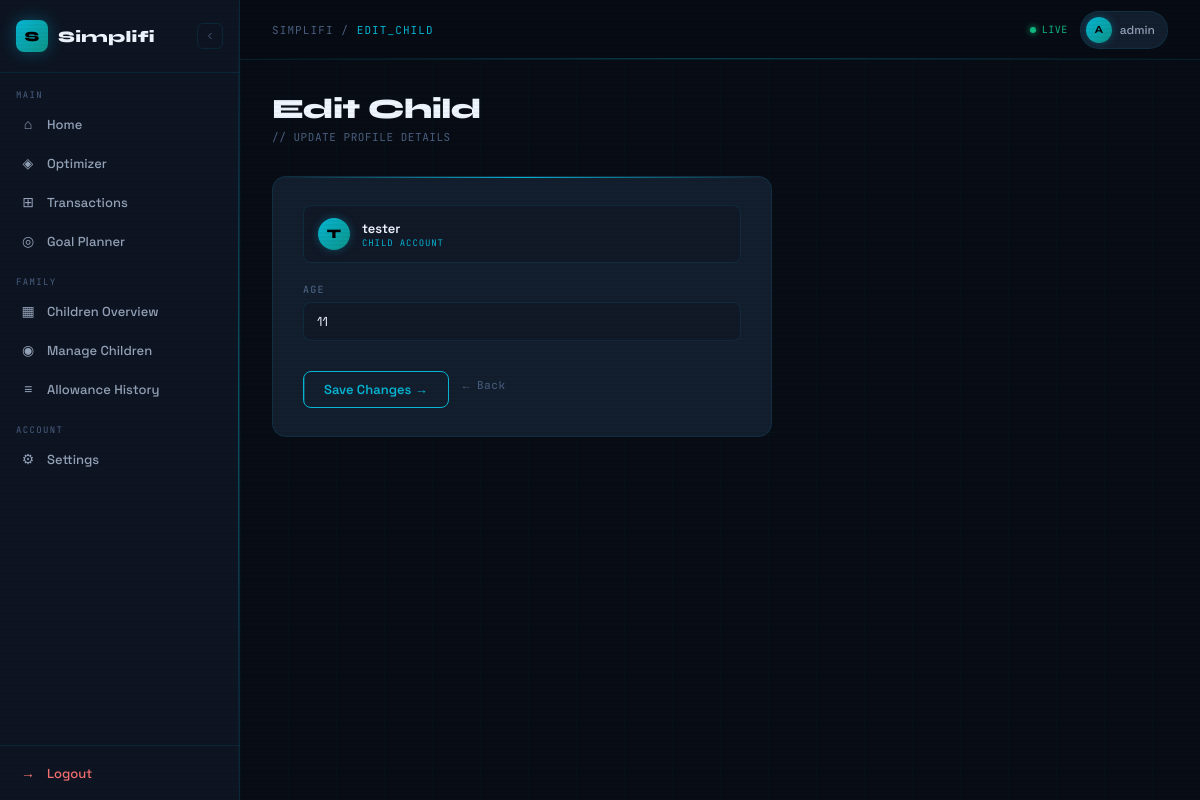
The page /children/edit/1/ (signed in) on the database its author committed.
### accounts/models.py (models this page shows, shortened)
class User(AbstractUser):
    ROLE_CHOICES = (
        ("parent", "Parent"),
        ("child", "Child"),
    )
    role = models.CharField(
        max_length=20,
        choices=ROLE_CHOICES,
        default="parent"
    )
    phone = models.CharField(max_length=15, blank=True)
    income_range = models.CharField(
        max_length=50,
        choices=[
            ('<5L', 'Below 5L'),
            ('5-10L', '5–10L'),
            ('10-25L', '10–25L'),
            ('25L+', '25L+'),
        ],
        blank=True
    )

### children/models.py (models this page shows, shortened)
class ChildProfile(models.Model):
    parent = models.ForeignKey(
        User,
        on_delete=models.CASCADE,
        related_name="children"
    )
    child_user = models.OneToOneField(
        User,
        on_delete=models.CASCADE,
        related_name="child_profile"
    )
    age = models.IntegerField(null=True, blank=True)
    created_at = models.DateTimeField(auto_now_add=True)
    is_active = models.BooleanField(default=True)

### children/views.py (the view)
# urls.py: path("edit/<int:child_id>/", views.edit_child, name="edit_child"),
@login_required
def edit_child(request, child_id):
    child = get_object_or_404(
        ChildProfile,
        id=child_id,
        parent=request.user
    )
    if request.method == "POST":
        age = request.POST.get("age")
        child.age = age
        child.save()
        return redirect("children_list")
    return render(
        request,
        "children/edit_child.html",
        {"child": child}
    )

### children/templates/children/edit_child.html (shortened to what this page needs)
{% extends "accounts/dashboard.html" %}
{% block content %}
<div class="page-header">
  <div>
    <div class="page-title">Edit Child</div>
    <div class="page-subtitle">// UPDATE PROFILE DETAILS</div>
  </div>
</div>
<div class="simple-form-wrap">
  <div class="simple-card">
    <div class="child-id-row">
      <div class="child-id-avatar">{{ child.child_user.username|first|upper }}</div>
      <div>
        <div class="child-id-name">{{ child.child_user.username }}</div>
        <div class="child-id-sub">Child Account</div>
      </div>
    </div>
    <form method="POST">
      <div class="field-group">
        <label>Age</label>
        <input type="number" name="age" value="{{ child.age }}" min="1" max="25">
      </div>
      <div class="form-actions">
        <button type="submit" class="submit-btn"><span>Save Changes →</span></button>
        <a href="{% url 'children_list' %}" class="btn-back">← Back</a>
      </div>
    </form>
  </div>
</div>
{% endblock %}

### accounts/templates/accounts/dashboard.html (shortened to what this page needs)
{% load static %}
<!DOCTYPE html>
<html lang="en">
<head>
</head>
<body>
<div class="shell">
  <aside class="sidebar" id="sidebar">
    <div class="sidebar-logo">
      <div class="logo-mark" onclick="toggleSidebar()">S</div>
      <span class="logo-text">Simplifi</span>
      <button class="toggle-btn" onclick="toggleSidebar()" title="Collapse">
        <svg width="12" height="12" fill="none" stroke="currentColor" stroke-width="2" viewBox="0 0 24 24">
          <path d="M15 18l-6-6 6-6"/>
        </svg>
      </button>
    </div>
    <nav>
      {% if request.user.role == "parent" %}
        <div class="nav-section-label">Main</div>
        <a href="{% url 'dashboard_home' %}" class="nav-link {% if request.resolver_match.url_name == 'dashboard_home' %}active{% endif %}">
          <span class="nav-icon">⌂</span>
          <span class="nav-label">Home</span>
        </a>
        <a href="{% url 'finance_overview' %}" class="nav-link {% if request.resolver_match.url_name == 'finance_overview' %}active{% endif %}">
          <span class="nav-icon">◈</span>
          <span class="nav-label">Optimizer</span>
        </a>
        <a href="{% url 'transactions' %}" class="nav-link {% if request.resolver_match.url_name == 'transactions' %}active{% endif %}">
          <span class="nav-icon">⊞</span>
          <span class="nav-label">Transactions</span>
        </a>
        <a href="{% url 'goal_dashboard' %}" class="nav-link {% if request.resolver_match.url_name == 'goal_dashboard' %}active{% endif %}">
          <span class="nav-icon">◎</span>
          <span class="nav-label">Goal Planner</span>
        </a>
        <div class="nav-section-label" style="margin-top:8px;">Family</div>
        <a href="{% url 'parent_children_dashboard' %}" class="nav-link">
          <span class="nav-icon">▦</span>
          <span class="nav-label">Children Overview</span>
        </a>
        <a href="{% url 'children_list' %}" class="nav-link {% if request.resolver_match.url_name == 'children_list' %}active{% endif %}">
          <span class="nav-icon">◉</span>
          <span class="nav-label">Manage Children</span>
        </a>
        <a href="{% url 'allowance_history' %}" class="nav-link">
          <span class="nav-icon">≡</span>
          <span class="nav-label">Allowance History</span>
        </a>
        <div class="nav-section-label" style="margin-top:8px;">Account</div>
        <a href="{% url 'settings_page' %}" class="nav-link {% if request.resolver_match.url_name == 'settings_page' %}active{% endif %}">
          <span class="nav-icon">⚙</span>
          <span class="nav-label">Settings</span>
        </a>
      {% endif %}
    </nav>
    <div class="sidebar-footer">
      <a href="{% url 'logout' %}" class="logout-link">
        <span class="nav-icon">→</span>
        <span class="logout-label">Logout</span>
      </a>
    </div>
  </aside>
  <div class="main" id="main">
    <div class="topbar">
      <div class="topbar-left">
        <div class="topbar-title">
          SIMPLIFI / <span>{{ request.resolver_match.url_name|upper|default:"DASHBOARD" }}</span>
        </div>
      </div>
      <div class="topbar-right">
        <div class="live-dot">
          <div class="live-pulse"></div>
          LIVE
        </div>
        <div class="user-chip">
          <div class="user-avatar">{{ request.user.username|first|upper }}</div>
          {{ request.user.username }}
        </div>
      </div>
    </div>
    <div class="content-area">
      {% block content %}{% endblock %}
    </div>
  </div>
</div>
</body>
</html>

### children/templates/children/edit_child.html (style rules this page uses)
.simple-form-wrap { max-width: 500px; }
.simple-card { background: var(--surface); border: 1px solid var(--border); border-radius: 14px; padding: 28px 30px; position: relative; overflow: hidden; animation: cardIn 0.5s cubic-bezier(0.16,1,0.3,1) 0.05s both; }
.simple-card::before { content: ''; position: absolute; top: 0; left: 0; right: 0; height: 1px; background: linear-gradient(90deg, transparent, var(--cyan), transparent); }
.child-id-row { display: flex; align-items: center; gap: 12px; padding: 12px 14px; background: var(--bg-3); border: 1px solid var(--border); border-radius: 8px; margin-bottom: 20px; }
.child-id-avatar { width: 32px; height: 32px; border-radius: 50%; background: linear-gradient(135deg, var(--cyan), var(--teal)); display: flex; align-items: center; justify-content: center; font-family: 'Syne', sans-serif; font-weight: 800; font-size: 13px; color: #000; box-shadow: 0 0 8px var(--cyan-glow); flex-shrink: 0; }
.child-id-name { font-size: 13px; font-weight: 600; color: var(--ink); }
.child-id-sub { font-family: 'JetBrains Mono', monospace; font-size: 9px; color: var(--cyan); letter-spacing: 0.1em; text-transform: uppercase; }
.field-group { margin-bottom: 16px; }
.field-group label { display: block; font-family: 'JetBrains Mono', monospace; font-size: 10px; font-weight: 500; text-transform: uppercase; letter-spacing: 0.12em; color: var(--ink-3); margin-bottom: 6px; }
.field-group input { width: 100%; padding: 10px 13px; border: 1px solid var(--border); border-radius: 8px; font-family: 'Space Grotesk', sans-serif; font-size: 13px; color: var(--ink); background: var(--bg-3); outline: none; transition: border-color 0.2s, box-shadow 0.2s; }
.form-actions { display: flex; align-items: center; gap: 14px; margin-top: 20px; }
.btn-back { font-family: 'JetBrains Mono', monospace; font-size: 11px; color: var(--ink-3); text-decoration: none; letter-spacing: 0.05em; transition: color 0.2s; }

### rows shown on the page
User: user.username|first "A", user.username "admin"
ChildProfile: child_user.username|first "T", child_user.username "tester", age "11"

### other values the page prints
{{ request.resolver_match.url_name|upper|default:"DASHBOARD" }} "EDIT_CHILD"
